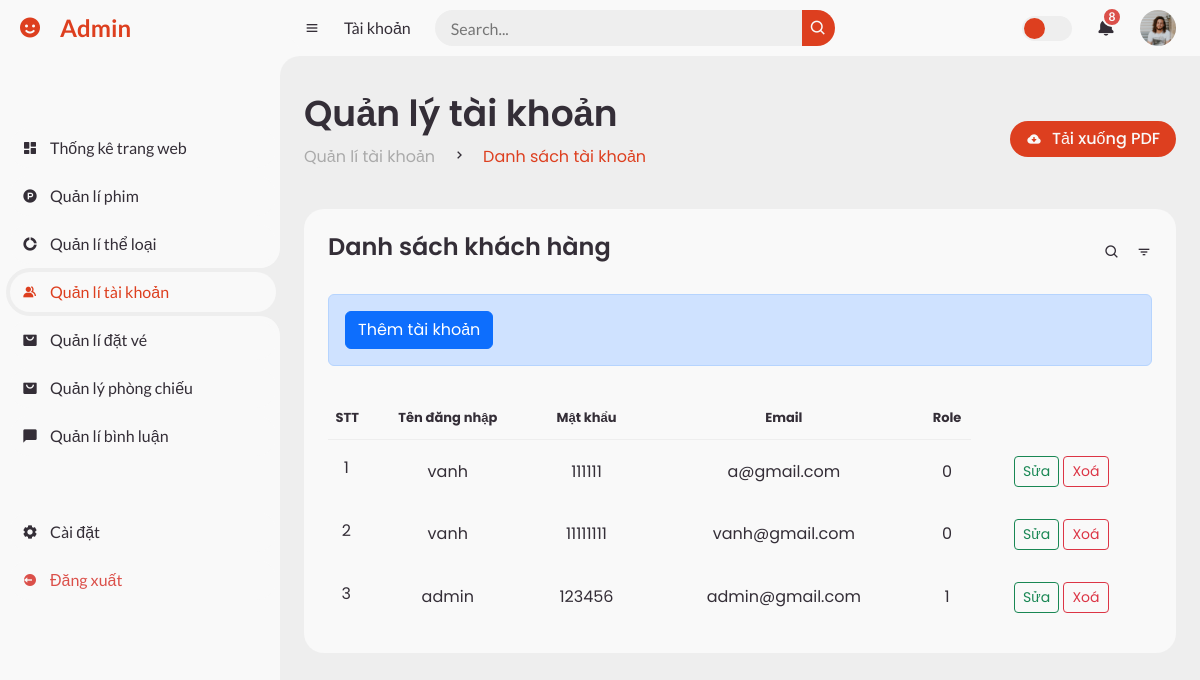
/admin/index.php?action=listCustomer, run on the app's committed database.
### tables this page shows
CREATE TABLE `nguoidung` (
  `ma_nguoi_dung` int(11) NOT NULL,
  `ten_dang_nhap` varchar(50) NOT NULL,
  `mat_khau` varchar(255) NOT NULL,
  `email` varchar(100) NOT NULL,
  `role` int(11) NOT NULL DEFAULT 0
);

### models/pdo.php (called while the page is built, shortened)
<?php
function pdo_get_connection(){
    $servername = "localhost";
    $username = "root";
    $password = "";
    try {
        $conn = new PDO("mysql:host=$servername;dbname=da1_vephim", $username, $password);
        $conn->setAttribute(PDO::ATTR_ERRMODE, PDO::ERRMODE_EXCEPTION);
        return $conn;
    } catch(PDOException $e) {
        echo "Connection failed: " . $e->getMessage();
    }
}
function pdo_query($sql){
    $sql_args=array_slice(func_get_args(),1);
    try{
        $conn=pdo_get_connection();
        $stmt=$conn->prepare($sql);
        $stmt->execute($sql_args);
        $rows=$stmt->fetchAll();
        return $rows;
    }
    catch(PDOException $e){
        throw $e;
    }
    finally{
        unset($conn);
    }
}
?>

### models/adminModel/accountModel.php (called while the page is built, shortened)
<?php
function allAccount(){
    $sql="SELECT * FROM nguoidung";
    return pdo_query($sql);
}

### admin/customer/listCustomer.php (the view, shortened to what this page needs)
<section id="content">
    <nav>
        <i class='bx bx-menu'></i>
        <a href="#" class="nav-link">Tài khoản</a>
        <form action="#">
            <div class="form-input">
                <input type="search" placeholder="Search...">
                <button type="submit" class="search-btn"><i class='bx bx-search'></i></button>
            </div>
        </form>
        <label for="switch-mode" class="switch-mode"></label>
        <a href="#" class="notification">
            <i class='bx bxs-bell'></i>
            <span class="num">8</span>
        </a>
        <a href="#" class="profile">
            <img src="img/people.png">
        </a>
    </nav>
    <main>
        <div class="head-title">
            <div class="left">
                <h1>Quản lý tài khoản</h1>
                <ul class="breadcrumb">
                    <li>
                        <a href="#">Quản lí tài khoản</a>
                    </li>
                    <li><i class='bx bx-chevron-right'></i></li>
                    <li>
                        <a class="active" href="#">Danh sách tài khoản</a>
                    </li>
                </ul>
            </div>
            <a href="#" class="btn-download">
                <i class='bx bxs-cloud-download'></i>
                <span class="text">Tải xuống PDF</span>
            </a>
        </div>
        <div class="table-data">
            <div class="order">
                <div class="head">
                    <h3>Danh sách khách hàng</h3>
                    <i class='bx bx-search'></i>
                    <i class='bx bx-filter'></i>
                </div>
                <div class="alert alert-primary add__btn__click">
                    <a class="btn btn-primary w100hz" href="index.php?action=addCustomer">Thêm tài khoản</a>
                </div>
                <table>
                    <thead>
                    <tr class="tr_th">
                        <th>STT</th>
                        <th>Tên đăng nhập</th>
                        <th>Mật khẩu</th>
                        <th>Email</th>
                        <th>Role</th>
                    </tr>
                    </thead>
                    <tbody>
                    <?php foreach ($allCustomer as $keyuser => $user): ?>
                        <tr class="tr_td">
                            <td><?= $keyuser + 1 ?></td>
                            <td><?=$user['ten_dang_nhap']?></td>
                            <td><?=$user['mat_khau']?></td>
                            <td><?=$user['email']?></td>
                            <td><?=$user['role']?></td>
                            <td>
                                <a class="btn btn-outline-success btn-sm" href="index.php?action=editCustomer&ma_nguoi_dung=<?=$user['ma_nguoi_dung']?>">Sửa</a>
                                <a data-bs-toggle="modal" data-bs-target="#exampleModal<?=$user['ma_nguoi_dung']?>" class="btn btn-outline-danger btn-sm">Xoá</a>
                            </td>
                        </tr>
                    <?php endforeach; ?>
                    </tbody>
                </table>
            </div>
        </div>
    </main>
</section>

### admin/partitions/header.php (shortened to what this page needs)
<!DOCTYPE html>
<html lang="en">
<head>
    <link rel="stylesheet" href="../public/css/bootstrap.css">
    <link href='https://unpkg.com/boxicons@2.0.9/css/boxicons.min.css' rel='stylesheet'>
    <link rel="stylesheet" href="https://cdnjs.cloudflare.com/ajax/libs/font-awesome/6.4.2/css/all.min.css">
    <link rel="stylesheet" href="../public/css/admin.css">
    <link rel="stylesheet" href="../public/css/adminDetail.css">
</head>
<body>

### admin/partitions/sideBar.php
<section id="sidebar" class="">
    <a href="#" class="brand logo__admin">
        <i class='bx bxs-smile'></i>
        <span class="text">Admin</span>
    </a>
    <ul style="padding-left: 0" class="side-menu top">
        <li class="<?=$action=='dashboard' ?'active':''?>">
            <a href="index.php?action=dashboard">
                <i class='bx bxs-dashboard' ></i>
                <span class="text">Thống kê trang web</span>
            </a>
        </li>
        <li class="<?=$action=='listProduct'|| $action=='addProduct' || $action=='editProduct' ?'active':''?>">
            <a href="index.php?action=listProduct">
                <i class='bx bxl-product-hunt'></i>
                <span class="text">Quản lí phim</span>
            </a>
        </li>
        <li class="<?=$action=='listCategory' || $action=='addCategory' || $action=='editCategory' ?'active':''?>">
            <a href="index.php?action=listCategory">
                <i class='bx bxs-doughnut-chart'></i>
                <span class="text">Quản lí thể loại</span>
            </a>
        </li>
        <li class="<?=$action=='listCustomer' || $action=='addCustomer' || $action=='editCustomer' ?'active':''?>">
            <a href="index.php?action=listCustomer">
                <i class='bx bxs-group' ></i>
                <span class="text">Quản lí tài khoản</span>
            </a>
        </li>
        <li class="<?=$action=='listOrder' || $action=='listOrder_detail' ?'active':''?>">
            <a href="index.php?action=listOrder">
                <i class='bx bxs-shopping-bag-alt'></i>
                <span class="text">Quản lí đặt vé</span>
            </a>
        </li>
        <li class="<?=$action=='listRoom' || $action=='addRoom'|| $action=='editRoom' ?'active':''?>">
            <a href="index.php?action=listRoom">
                <i class='bx bxs-shopping-bag-alt'></i>
                <span class="text">Quản lý phòng chiếu</span>
            </a>
        </li>
        <li class="<?=$action=='listComment' || $action == 'listComment_statistical' ?'active':''?>">
            <a href="index.php?action=listComment">
                <i class='bx bxs-comment'></i>
                <span class="text">Quản lí bình luận</span>
            </a>
        </li>
    </ul>
    <ul class="side-menu px-0">
        <li>
            <a href="#">
                <i class='bx bxs-cog' ></i>
                <span class="text">Cài đặt</span>
            </a>
        </li>
        <li>
            <a href="#" class="logout">
                <i class='bx bxs-log-out-circle' ></i>
                <span class="text">Đăng xuất</span>
            </a>
        </li>
    </ul>
</section>

### admin/index.php (shortened to what this page needs)
<?php
include '../models/pdo.php';
include '../models/adminModel/accountModel.php';
$action = $_GET['action'] ?? 'dashboard';
include 'partitions/header.php';
include 'partitions/sideBar.php';
switch ($action) {
    case 'listCustomer':
        $allCustomer=allAccount();
        include 'customer/listCustomer.php';
        break;
}
include 'partitions/footer.php';

### admin/partitions/footer.php (shortened to what this page needs)
</body>
</html>

### public/css/adminDetail.css (style rules this page uses)
:root { --nc-cl-hd: #cc3b1e; --nc-cl-hd2-dost: #dd3f1f; --nc-bg-bd: #ee4d2d; }
.add__btn__click { margin-bottom: 42px !important; }
.logo__admin { color: var(--nc-cl-hd2-dost) !important; }
#content nav form .form-input button { background-color: var(--nc-cl-hd2-dost); }
#content nav .switch-mode::before { background-color: var(--nc-cl-hd2-dost); }
#content main .head-title .left .breadcrumb li a.active { color: var(--nc-cl-hd2-dost) !important; }
#content main .head-title .btn-download { background-color: var(--nc-cl-hd2-dost); }
#sidebar .side-menu.top li.active a { color: var(--nc-cl-hd2-dost) !important; }
.tr_th th { text-align: center !important; }
.tr_td td { text-align: center !important; }
#content main .table-data .order table tr td:first-child { display: block; align-items: center; grid-gap: 12px; padding-left: 6px; }

### data on the page
nguoidung: ten_dang_nhap "vanh", mat_khau "111111", email "a@gmail.com", role "0"
nguoidung: ten_dang_nhap "vanh", mat_khau "11111111", email "vanh@gmail.com", role "0"
nguoidung: ten_dang_nhap "admin", mat_khau "123456", email "admin@gmail.com", role "1"
